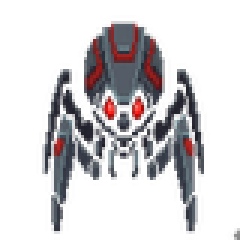
#> input picture disc-arcade/games/merge_guns/assets/enemy_t1_crawler.png, 80 x 80 px (shown 3 times larger)
$ python -i generate_gemini_shop_visuals.py   (imports and definitions only)
#> lines starting #> are read from the running program, lines starting #| are printed output that depends on the picture
#!/usr/bin/env python3
"""Generate Gemini UI art for Megaton Arsenal boxes and paid bundles."""

from __future__ import annotations

import argparse
import base64
import json
import shutil
import sys
import time
import urllib.error
import urllib.request
from collections import deque
from concurrent.futures import ThreadPoolExecutor, as_completed
from dataclasses import dataclass
from pathlib import Path

from PIL import Image


SCRIPT_DIR = Path(__file__).resolve().parent
ROOT = SCRIPT_DIR.parents[1]
MODEL = "gemini-3.1-flash-image"
ENDPOINT = "https://generativelanguage.googleapis.com/v1beta/interactions"
STYLE_REF = ROOT / "art_refs/gacha_collectibles_concept_01.png"
PAYLOAD_REF = SCRIPT_DIR / "gemini_vertical_payload_sheet.png"
OUT_ROOT = SCRIPT_DIR / "shop_visuals"
RAW_DIR = OUT_ROOT / "raw"
STAGE_DIR = OUT_ROOT / "processed"
REVIEW_SHEET = OUT_ROOT / "shop_visuals_review_sheet.png"
GAME_UI = ROOT / "game/assets/gacha/ui"
SIZE = 256


@dataclass(frozen=True)
class UiAsset:
    id: str
    group: str
    title: str
    description: str
    accent: str


ASSETS = [
    UiAsset("daily_drop", "boxes", "Daily Drop", "free small military-green payload crate with friendly glowing latch, one tiny cap charm, approachable common reward energy", "#54ff96"),
    UiAsset("caps_crate", "boxes", "Caps Crate", "blue steel vending-style crate stuffed with bottle caps and a glowing coin slot, chunky reinforced corners", "#5fd8ff"),
    UiAsset("premium_payload", "boxes", "Premium Payload", "purple premium arsenal case, chrome hinges, star-shaped seals, saturated rare glow leaking from the lid", "#b76dff"),
    UiAsset("premium_x10", "boxes", "Premium x10", "large golden bundle crate with ten tiny payload tubes, jackpot shine, rare-plus guarantee energy", "#ffd24a"),
    UiAsset("legendary_payload", "boxes", "Legendary Payload", "mythic red-and-gold arsenal case with a nuclear star latch, legendary-plus heat glow, crowned warhead tubes, premium final-boss reward energy", "#ff365e"),
    UiAsset("starter_cache", "products", "Starter Cache", "starter supply cache with caps, a small yield badge, lucky dice, and a compact upgrade toolkit", "#54ff96"),
    UiAsset("caps_pack", "products", "Caps Pack", "overflowing blue bottle-cap vault bag, cap stacks, chrome rim, energetic money burst", "#5fd8ff"),
    UiAsset("god_power", "products", "God Power", "mythic red nuclear button relic with halo, gold caps, overpowered lightning, final-boss premium artifact", "#ff365e"),
]


# [10 lines left out: function read_key, not called in this run]


def b64_image(path: Path) -> str:
    return base64.b64encode(path.read_bytes()).decode("ascii")


def mime_for(path: Path) -> str:
    return "image/jpeg" if path.suffix.lower() in {".jpg", ".jpeg"} else "image/png"


# [66 lines left out: functions prompt_for, extract_output_image, call_gemini, not called in this run]


def is_edge_bg(r: int, g: int, b: int) -> bool:
    return max(r, g, b) < 32 or (min(r, g, b) > 226 and max(r, g, b) - min(r, g, b) < 48)


def edge_background_mask(img: Image.Image) -> tuple[bytearray, int, int]:
    rgb = img.convert("RGB")
    w, h = rgb.size
    px = rgb.load()
    seen = bytearray(w * h)
    q: deque[tuple[int, int]] = deque()

    def add(x: int, y: int) -> None:
        idx = y * w + x
        if seen[idx]:
            return
        r, g, b = px[x, y]
        if is_edge_bg(r, g, b):
            seen[idx] = 1
            q.append((x, y))

    for x in range(w):
        add(x, 0)
        add(x, h - 1)
    for y in range(h):
        add(0, y)
        add(w - 1, y)
    while q:
        x, y = q.popleft()
        if x > 0:
            add(x - 1, y)
        if x + 1 < w:
            add(x + 1, y)
        if y > 0:
            add(x, y - 1)
        if y + 1 < h:
            add(x, y + 1)
    return seen, w, h


def content_bbox(img: Image.Image) -> tuple[int, int, int, int] | None:
    rgb = img.convert("RGB")
    px = rgb.load()
    mask, w, h = edge_background_mask(rgb)
    xs: list[int] = []
    ys: list[int] = []
    for y in range(h):
        for x in range(w):
            if mask[y * w + x]:
                continue
            r, g, b = px[x, y]
            if max(r, g, b) > 28:
                xs.append(x)
                ys.append(y)
    if not xs:
        return None
    return min(xs), min(ys), max(xs) + 1, max(ys) + 1


def process_image(src: Path, out_path: Path) -> None:
#> called with out_path = 'out.png'
    img = Image.open(src).convert("RGBA")
#> img is the input picture: PIL image 80x80 RGBA; mean R, G, B, A 25.6, 23.7, 26.8, 60.6
    bbox = content_bbox(img)
#> in content_bbox, `rgb = img.convert("RGB")`:
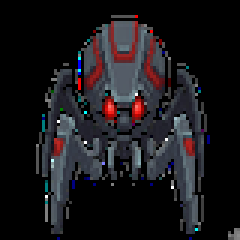
#> rgb: PIL image 80x80 RGB (shown 3 times larger); mean R, G, B 25.6, 23.7, 26.8
#> the loop in edge_background_mask, `for x in range(w):` made 80 passes
    if bbox:
        pad = max(16, int(max(bbox[2] - bbox[0], bbox[3] - bbox[1]) * 0.08))
        img = img.crop(
            (
                max(0, bbox[0] - pad),
                max(0, bbox[1] - pad),
                min(img.width, bbox[2] + pad),
                min(img.height, bbox[3] + pad),
            )
        )
    img.thumbnail((SIZE, SIZE), Image.Resampling.LANCZOS)
    out = Image.new("RGBA", (SIZE, SIZE), (0, 0, 0, 0))
#> out: PIL image 256x256 RGBA; every value is 0
    out.alpha_composite(img, ((SIZE - img.width) // 2, (SIZE - img.height) // 2))
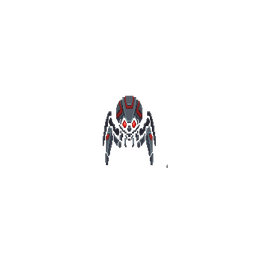
#> out: PIL image 256x256 RGBA; mean R, G, B, A 2.5, 2.3, 2.6, 5.9; transparent parts drawn white
    edge_mask, w, h = edge_background_mask(out)
#> in edge_background_mask (call 2), `rgb = img.convert("RGB")`:
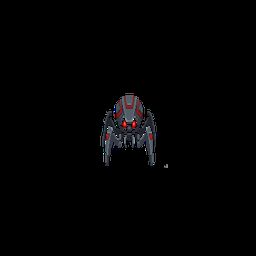
#> rgb: PIL image 256x256 RGB; mean R, G, B 2.5, 2.3, 2.6
    pixels = []
    for idx, (r, g, b, a) in enumerate(out.getdata()):
        pixels.append((r, g, b, 0 if edge_mask[idx] or max(r, g, b) < 18 else a))
    out.putdata(pixels)
#> (the run stopped early here; a loop or call above may not have finished)
